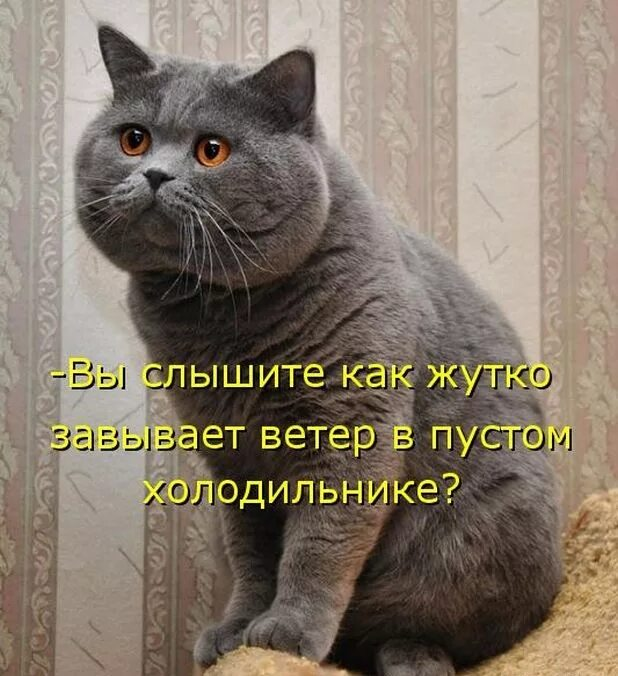
#> input picture cat_text.jpg, 618 x 676 px
$ jupyter execute 4.ipynb
#> lines starting #> are read from the running program, lines starting #| are printed output that depends on the picture; after the words box and inside, x2 and y2 are one past the last pixel; in counts of white or black regions, pixels touching at a corner belong together
[cell 1]
import cv2
import numpy as np
from matplotlib import pyplot as plt

№1

[cell 2]
img = cv2.imread('cat_text.jpg', cv2.IMREAD_GRAYSCALE)
#> img: shape (676, 618); min 0, max 251, mean 122.3

#hist = cv2.calcHist([img],[0],None,[256],[0,256])

plt.hist(img.ravel(), 256, [0, 256])
plt.show()
#> figure, not shown here; tallest bar 4301 high, from x = 193 to 194

#cv2.imshow("Image", hist)
#cv2.waitKey(0)
#cv2.destroyAllWindows()

№2

[cell 3]
# Открываем изображение
img = cv2.imread('cat_text.jpg', 1)
#> img is the input picture: shape (676, 618, 3); mean B, G, R 105.8, 120.4, 132.3

mask1 = np.zeros(img.shape[:2], np.uint8)
mask1[100:300, 100:400] = 255
masked_img1 = cv2.bitwise_and(img, img, mask = mask1)
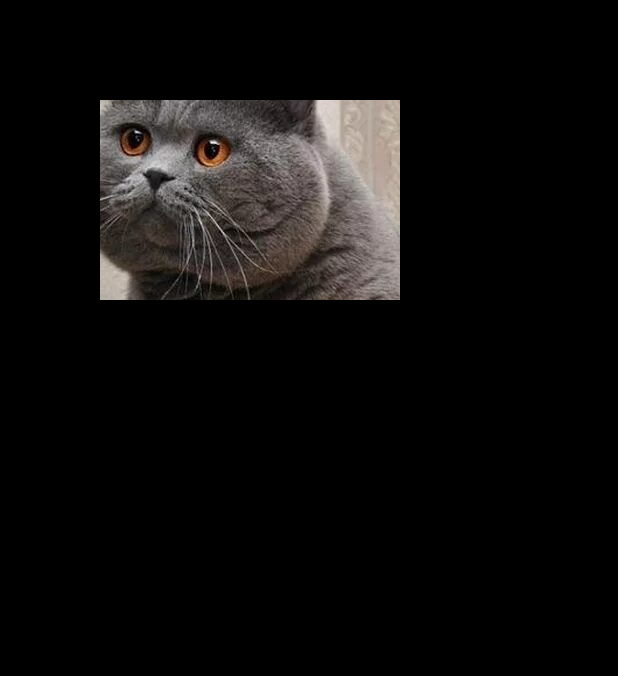
#> masked_img1: shape (676, 618, 3); mean B, G, R 12.6, 13.3, 14.5


color = ('b','g','r')
for i,col in enumerate(color):
    histr = cv2.calcHist([masked_img1],[i],None,[256],[0,256])
    plt.plot(histr,color = col)
    plt.xlim([0,256])
plt.show()
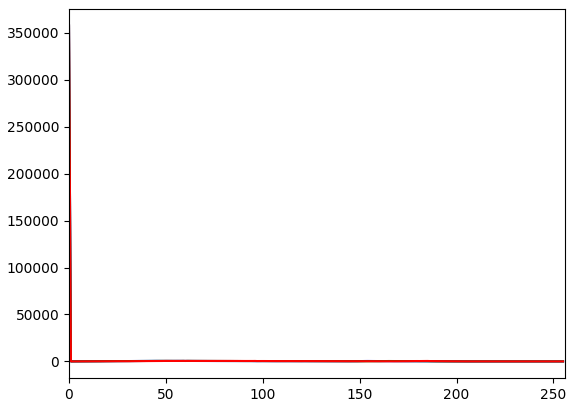
#> figure drawn by matplotlib, 1 panel; curve peaks at x = 0, y = 357976; curve peaks at x = 0, y = 357839; curve peaks at x = 0, y = 357781

№3

[cell 4]
img = cv2.imread('dog_3.jpeg')
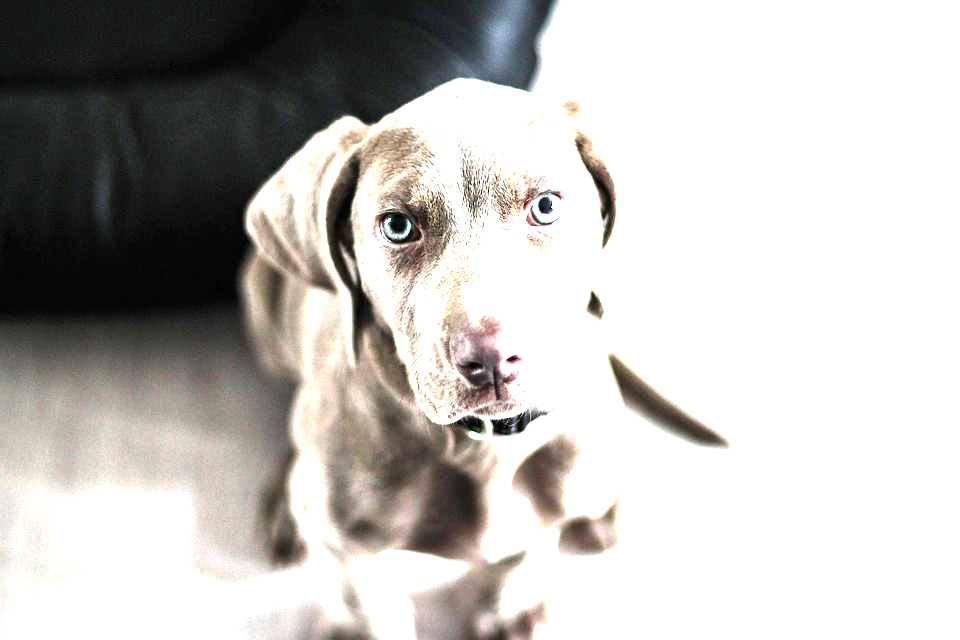
#> input picture dog_3.jpeg, 960 x 640 px
#> img is the input picture: shape (640, 960, 3); mean B, G, R 185.3, 188.4, 190.9
# equalize the histogram of the input image

img_yuv = cv2.cvtColor(img, cv2.COLOR_BGR2YUV)
#> img_yuv: shape (640, 960, 3); mean of channels 0, 1, 2 188.8, 126.3, 129.9
# equalize the histogram of the Y channel
img_yuv[:,:,0] = cv2.equalizeHist(img_yuv[:,:,0])
#> img_yuv: shape (640, 960, 3); mean of channels 0, 1, 2 163.9, 126.3, 129.9
# convert the YUV image back to RGB format
img_output = cv2.cvtColor(img_yuv, cv2.COLOR_YUV2BGR)


cv2.imshow("Original", img)
cv2.imshow("Image", img_output)
cv2.waitKey(0)
cv2.destroyAllWindows()

№4

[cell 5]
img = cv2.imread('cat_text.jpg', 0)

# Создаем список допустимых значений параметра type метода cv2.threshold
types = [cv2.THRESH_BINARY, cv2.THRESH_BINARY_INV, cv2.THRESH_TRUNC, cv2.THRESH_TOZERO, cv2.THRESH_TOZERO_INV]

# Пройдемся по всем допустимым значениям type
for type in types:
    # Создаем копию исходного изображения
    img_copy = img.copy()

    # Применяем бинаризацию с текущим значением type
    ret, thresh = cv2.threshold(img_copy, 127, 255, type)

    cv2.imshow("Image", thresh)
    cv2.waitKey(0)
    cv2.destroyAllWindows()
#> this loop made 5 passes
#> pass 1, `ret, thresh = cv2.threshold(img_copy, 127, 255, type)`:
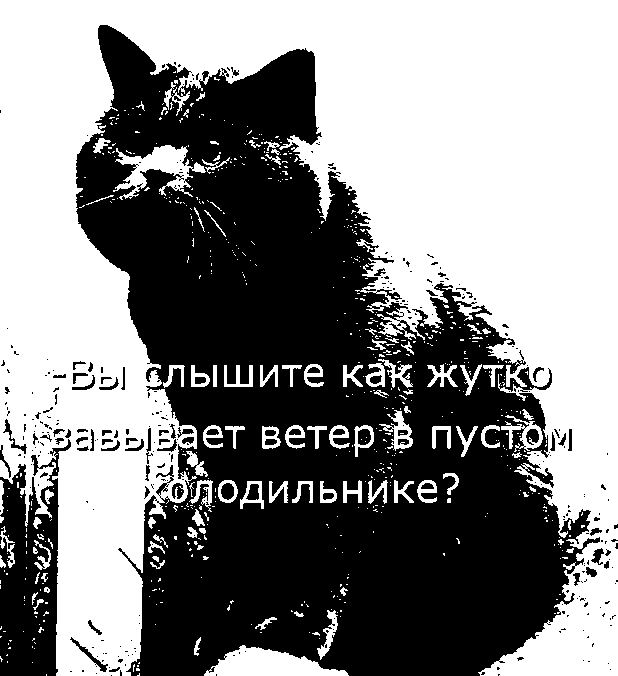
#> thresh: shape (676, 618); 52.9% white; 342 black regions (268 under 20 px), largest, box (x1, y1, x2, y2) and area: (76, 25, 600, 676) 181274, (0, 439, 71, 676) 10072, (70, 637, 108, 672) 198
#> pass 3, `ret, thresh = cv2.threshold(img_copy, 127, 255, type)`:
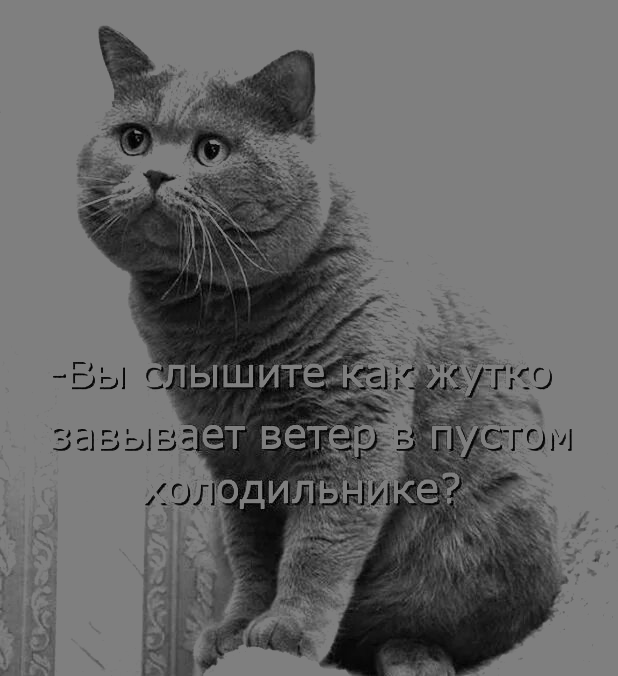
#> thresh: shape (676, 618); min 0, max 127, mean 100.4

№5

[cell 6]
# Открываем изображение
img = cv2.imread('cat_text.jpg', 0)

# Создаем список различных комбинаций значений параметров maxValue, blockSize, thresholdType метода adaptiveThreshold
maxValues = [20, 150] #интенсивность цвета для пикселей, которые превысили пороговое значение
blockSizes = [9, 11] #Размер области соседних пикселей, участвующих в нахождении пороговог значения
thresholdTypes = [cv2.ADAPTIVE_THRESH_MEAN_C, cv2.ADAPTIVE_THRESH_GAUSSIAN_C]
#> thresholdTypes = [0, 1]

# Пройдемся по всем комбинациям
for maxValue in maxValues:
    for blockSize in blockSizes:
        for thresholdType in thresholdTypes:
            # Создаем копию исходного изображения
            img_copy = img.copy()

            # Применяем адаптивную бинаризацию с текущими значениями maxValue, blockSize, thresholdType
            thresh = cv2.adaptiveThreshold(img_copy, maxValue, thresholdType, cv2.THRESH_BINARY, blockSize, 2)

            cv2.imshow("Image", thresh)
            cv2.waitKey(0)
            cv2.destroyAllWindows()
#> this loop made 2 passes
#> pass 1, `cv2.imshow("Image", thresh)`:
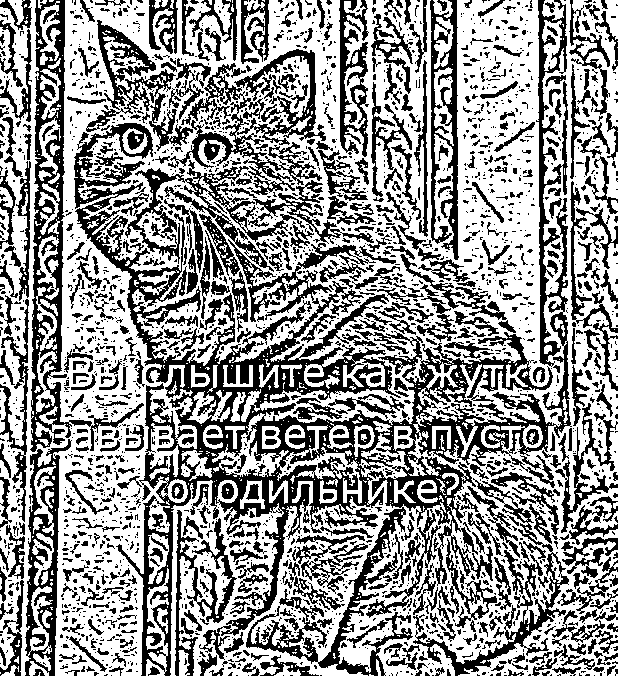
#> window 'Image': shape (676, 618); values 0 (black) and 20 (white), 58.9% white; 2467 black regions (1859 under 20 px), largest, box (x1, y1, x2, y2) and area: (74, 0, 572, 676) 57012, (30, 0, 144, 452) 8295, (168, 49, 326, 195) 6030
#> pass 1, `cv2.imshow("Image", thresh)`:
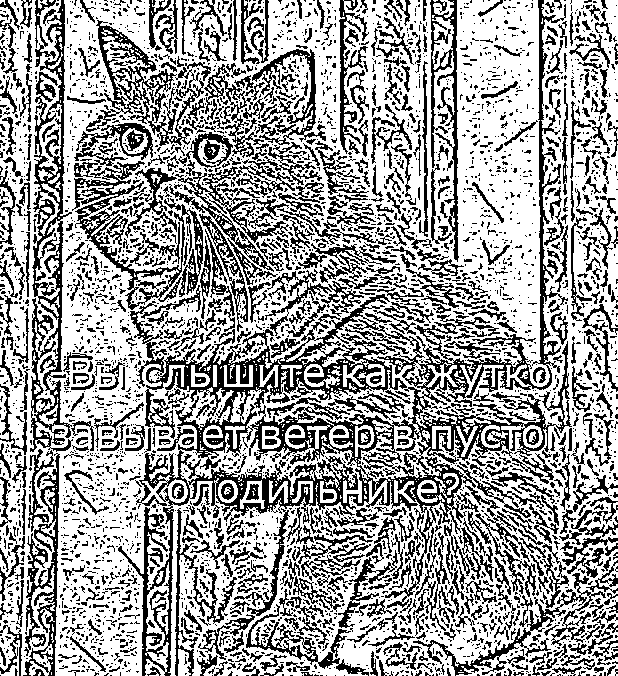
#> window 'Image': shape (676, 618); values 0 (black) and 20 (white), 63.1% white; black in thin lines or dots

№6

[cell 7]
# Открываем изображение
img = cv2.imread('bimodel.jpg')
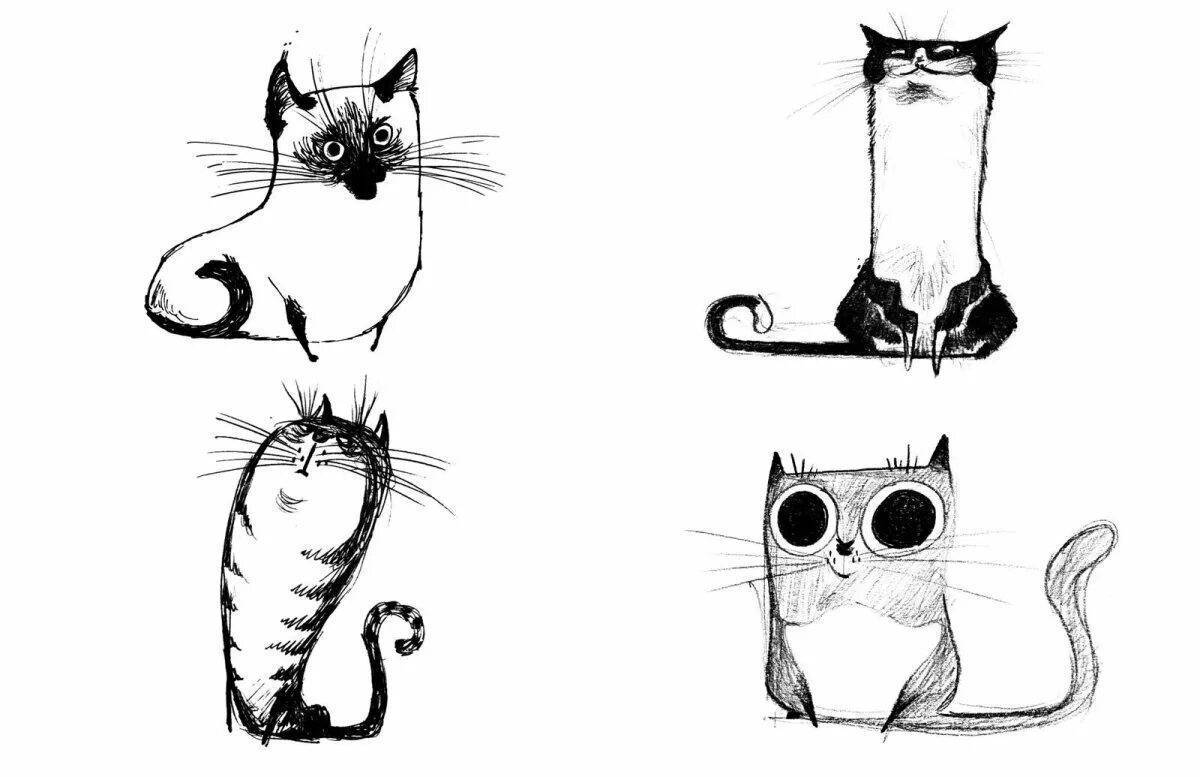
#> input picture bimodel.jpg, 1200 x 777 px
#> img is the input picture: shape (777, 1200, 3); min 0, max 255, mean 234.8

blur = cv2.GaussianBlur(img, (9, 9),0) #размер ядра, отклонение
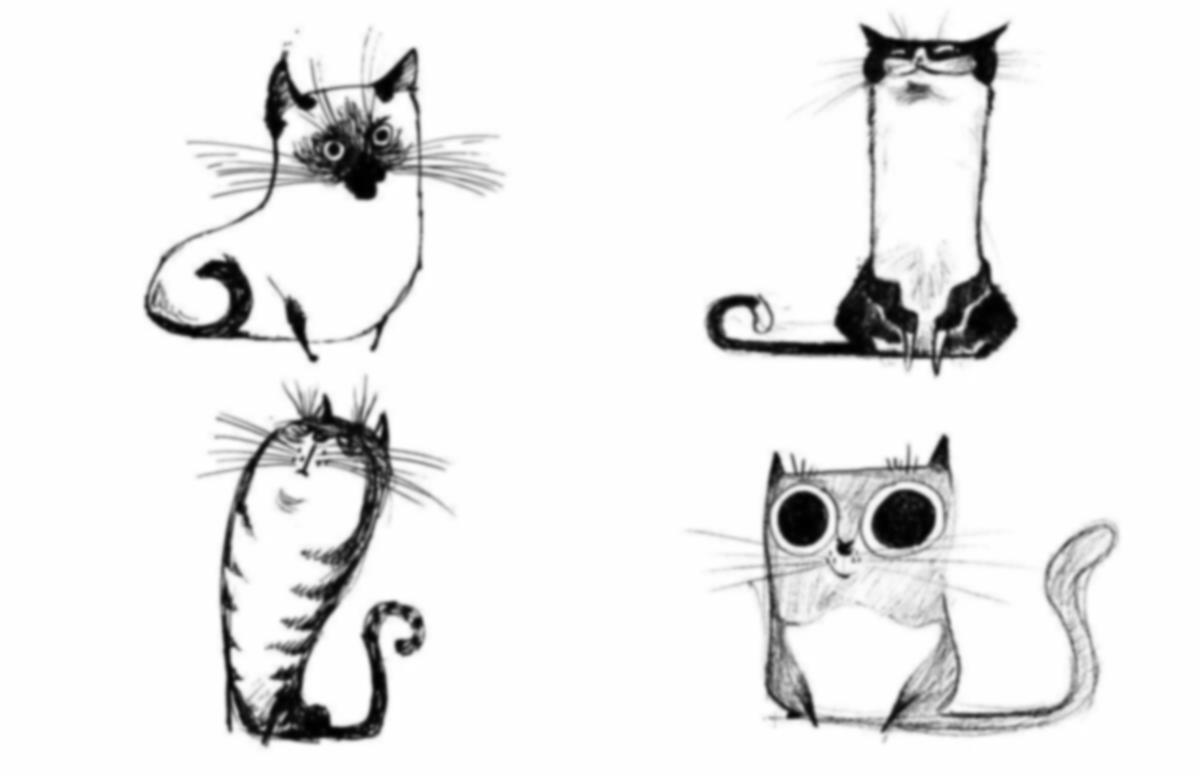
#> blur: shape (777, 1200, 3); min 0, max 255, mean 234.8

cv2.imshow("Image", blur)
cv2.waitKey(0)
cv2.destroyAllWindows()
